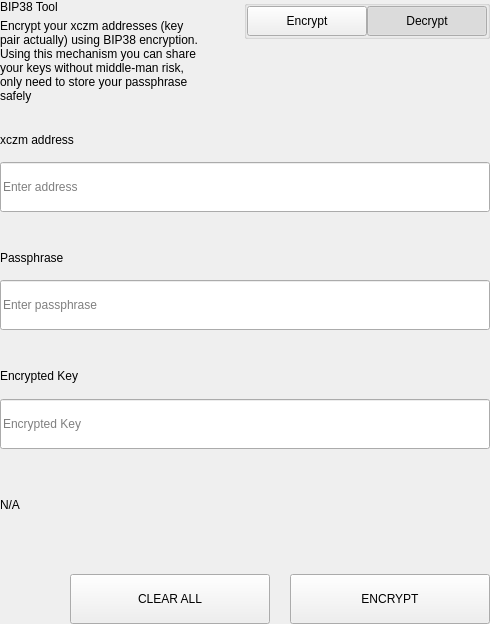
<?xml version="1.0" encoding="UTF-8"?>
<ui version="4.0">
 <class>SettingsBitToolWidget</class>
 <widget class="QWidget" name="SettingsBitToolWidget">
  <property name="geometry">
   <rect>
    <x>0</x>
    <y>0</y>
    <width>490</width>
    <height>624</height>
   </rect>
  </property>
  <property name="windowTitle">
   <string>Form</string>
  </property>
  <layout class="QVBoxLayout" name="verticalLayout">
   <property name="spacing">
    <number>0</number>
   </property>
   <property name="leftMargin">
    <number>0</number>
   </property>
   <property name="topMargin">
    <number>0</number>
   </property>
   <property name="rightMargin">
    <number>0</number>
   </property>
   <property name="bottomMargin">
    <number>0</number>
   </property>
   <item>
    <widget class="QWidget" name="left" native="true">
     <layout class="QVBoxLayout" name="verticalLayout_3">
      <property name="leftMargin">
       <number>0</number>
      </property>
      <property name="topMargin">
       <number>0</number>
      </property>
      <property name="rightMargin">
       <number>0</number>
      </property>
      <property name="bottomMargin">
       <number>0</number>
      </property>
      <item>
       <layout class="QVBoxLayout" name="verticalLayout_2">
        <property name="spacing">
         <number>0</number>
        </property>
        <item>
         <layout class="QHBoxLayout" name="horizontalLayout_3" stretch="3,1">
          <property name="spacing">
           <number>40</number>
          </property>
          <item>
           <layout class="QVBoxLayout" name="verticalLayoutTitle">
            <property name="spacing">
             <number>5</number>
            </property>
            <item>
             <widget class="QLabel" name="labelTitle">
              <property name="text">
               <string>BIP38 Tool</string>
              </property>
             </widget>
            </item>
            <item>
             <widget class="QLabel" name="labelSubtitle1">
              <property name="text">
               <string>Encrypt your xczm addresses (key pair actually) using BIP38 encryption.
Using this mechanism you can share your keys without middle-man risk, only need to store your passphrase safely</string>
              </property>
              <property name="wordWrap">
               <bool>true</bool>
              </property>
             </widget>
            </item>
           </layout>
          </item>
          <item alignment="Qt::AlignTop">
           <widget class="QGroupBox" name="groupBox">
            <property name="title">
             <string/>
            </property>
            <property name="alignment">
             <set>Qt::AlignLeading|Qt::AlignLeft|Qt::AlignTop</set>
            </property>
            <layout class="QHBoxLayout" name="horizontalLayout_4">
             <property name="spacing">
              <number>0</number>
             </property>
             <property name="leftMargin">
              <number>0</number>
             </property>
             <property name="topMargin">
              <number>0</number>
             </property>
             <property name="rightMargin">
              <number>0</number>
             </property>
             <property name="bottomMargin">
              <number>0</number>
             </property>
             <item>
              <spacer name="horizontalSpacer">
               <property name="orientation">
                <enum>Qt::Horizontal</enum>
               </property>
               <property name="sizeHint" stdset="0">
                <size>
                 <width>40</width>
                 <height>20</height>
                </size>
               </property>
              </spacer>
             </item>
             <item>
              <widget class="QPushButton" name="pushLeft">
               <property name="minimumSize">
                <size>
                 <width>120</width>
                 <height>30</height>
                </size>
               </property>
               <property name="maximumSize">
                <size>
                 <width>120</width>
                 <height>30</height>
                </size>
               </property>
               <property name="focusPolicy">
                <enum>Qt::NoFocus</enum>
               </property>
               <property name="text">
                <string>Encrypt</string>
               </property>
               <property name="checkable">
                <bool>true</bool>
               </property>
               <property name="autoExclusive">
                <bool>true</bool>
               </property>
              </widget>
             </item>
             <item>
              <widget class="QPushButton" name="pushRight">
               <property name="minimumSize">
                <size>
                 <width>120</width>
                 <height>30</height>
                </size>
               </property>
               <property name="maximumSize">
                <size>
                 <width>120</width>
                 <height>30</height>
                </size>
               </property>
               <property name="focusPolicy">
                <enum>Qt::NoFocus</enum>
               </property>
               <property name="text">
                <string>Decrypt</string>
               </property>
               <property name="checkable">
                <bool>true</bool>
               </property>
               <property name="checked">
                <bool>true</bool>
               </property>
               <property name="autoExclusive">
                <bool>true</bool>
               </property>
              </widget>
             </item>
            </layout>
           </widget>
          </item>
         </layout>
        </item>
        <item>
         <widget class="QStackedWidget" name="stackedWidget">
          <property name="currentIndex">
           <number>1</number>
          </property>
          <widget class="QWidget" name="pageDecrypt">
           <layout class="QVBoxLayout" name="verticalLayout_5">
            <property name="spacing">
             <number>0</number>
            </property>
            <property name="leftMargin">
             <number>0</number>
            </property>
            <property name="topMargin">
             <number>0</number>
            </property>
            <property name="rightMargin">
             <number>0</number>
            </property>
            <property name="bottomMargin">
             <number>0</number>
            </property>
            <item>
             <widget class="QWidget" name="widget" native="true">
              <property name="minimumSize">
               <size>
                <width>0</width>
                <height>100</height>
               </size>
              </property>
              <layout class="QVBoxLayout" name="verticalLayout_4">
               <property name="spacing">
                <number>0</number>
               </property>
               <property name="leftMargin">
                <number>0</number>
               </property>
               <property name="topMargin">
                <number>0</number>
               </property>
               <property name="rightMargin">
                <number>0</number>
               </property>
               <property name="bottomMargin">
                <number>0</number>
               </property>
               <item>
                <spacer name="verticalSpacer_2">
                 <property name="orientation">
                  <enum>Qt::Vertical</enum>
                 </property>
                 <property name="sizeType">
                  <enum>QSizePolicy::Fixed</enum>
                 </property>
                 <property name="sizeHint" stdset="0">
                  <size>
                   <width>20</width>
                   <height>20</height>
                  </size>
                 </property>
                </spacer>
               </item>
               <item>
                <layout class="QHBoxLayout" name="horizontalLayout_6" stretch="2">
                 <property name="spacing">
                  <number>0</number>
                 </property>
                 <item>
                  <layout class="QVBoxLayout" name="verticalLayout_7">
                   <property name="spacing">
                    <number>9</number>
                   </property>
                   <item>
                    <widget class="QLabel" name="labelSubtitleKey">
                     <property name="minimumSize">
                      <size>
                       <width>0</width>
                       <height>20</height>
                      </size>
                     </property>
                     <property name="maximumSize">
                      <size>
                       <width>16777215</width>
                       <height>20</height>
                      </size>
                     </property>
                     <property name="text">
                      <string>Encrypted key</string>
                     </property>
                    </widget>
                   </item>
                   <item>
                    <widget class="QLineEdit" name="lineEditKey">
                     <property name="minimumSize">
                      <size>
                       <width>0</width>
                       <height>50</height>
                      </size>
                     </property>
                     <property name="maximumSize">
                      <size>
                       <width>16777215</width>
                       <height>50</height>
                      </size>
                     </property>
                     <property name="placeholderText">
                      <string>Enter a encrypted key</string>
                     </property>
                    </widget>
                   </item>
                  </layout>
                 </item>
                </layout>
               </item>
               <item>
                <spacer name="verticalSpacer_3">
                 <property name="orientation">
                  <enum>Qt::Vertical</enum>
                 </property>
                 <property name="sizeType">
                  <enum>QSizePolicy::Fixed</enum>
                 </property>
                 <property name="sizeHint" stdset="0">
                  <size>
                   <width>20</width>
                   <height>20</height>
                  </size>
                 </property>
                </spacer>
               </item>
               <item>
                <layout class="QVBoxLayout" name="verticalLayout_9">
                 <property name="spacing">
                  <number>9</number>
                 </property>
                 <item>
                  <widget class="QLabel" name="labelSubtitlePassphrase">
                   <property name="maximumSize">
                    <size>
                     <width>16777215</width>
                     <height>20</height>
                    </size>
                   </property>
                   <property name="text">
                    <string>Passphrase</string>
                   </property>
                  </widget>
                 </item>
                 <item>
                  <widget class="QLineEdit" name="lineEditPassphrase">
                   <property name="minimumSize">
                    <size>
                     <width>0</width>
                     <height>50</height>
                    </size>
                   </property>
                   <property name="maximumSize">
                    <size>
                     <width>16777215</width>
                     <height>50</height>
                    </size>
                   </property>
                   <property name="placeholderText">
                    <string>Enter a passphrase</string>
                   </property>
                  </widget>
                 </item>
                </layout>
               </item>
               <item>
                <spacer name="verticalSpacer_4">
                 <property name="orientation">
                  <enum>Qt::Vertical</enum>
                 </property>
                 <property name="sizeType">
                  <enum>QSizePolicy::Fixed</enum>
                 </property>
                 <property name="sizeHint" stdset="0">
                  <size>
                   <width>20</width>
                   <height>20</height>
                  </size>
                 </property>
                </spacer>
               </item>
               <item>
                <widget class="QWidget" name="widget_3" native="true">
                 <property name="sizePolicy">
                  <sizepolicy hsizetype="Preferred" vsizetype="Fixed">
                   <horstretch>0</horstretch>
                   <verstretch>0</verstretch>
                  </sizepolicy>
                 </property>
                 <layout class="QVBoxLayout" name="verticalLayout_10">
                  <property name="spacing">
                   <number>9</number>
                  </property>
                  <property name="leftMargin">
                   <number>0</number>
                  </property>
                  <property name="topMargin">
                   <number>0</number>
                  </property>
                  <property name="rightMargin">
                   <number>0</number>
                  </property>
                  <property name="bottomMargin">
                   <number>0</number>
                  </property>
                  <item>
                   <widget class="QLabel" name="labelSubtitleDecryptResult">
                    <property name="minimumSize">
                     <size>
                      <width>0</width>
                      <height>20</height>
                     </size>
                    </property>
                    <property name="maximumSize">
                     <size>
                      <width>16777215</width>
                      <height>20</height>
                     </size>
                    </property>
                    <property name="text">
                     <string>Decrypted address result</string>
                    </property>
                   </widget>
                  </item>
                  <item>
                   <widget class="QWidget" name="widget_4" native="true">
                    <layout class="QHBoxLayout" name="horizontalLayout" stretch="6,0,1">
                     <property name="spacing">
                      <number>0</number>
                     </property>
                     <property name="leftMargin">
                      <number>0</number>
                     </property>
                     <property name="topMargin">
                      <number>0</number>
                     </property>
                     <property name="rightMargin">
                      <number>0</number>
                     </property>
                     <property name="bottomMargin">
                      <number>0</number>
                     </property>
                     <item alignment="Qt::AlignVCenter">
                      <widget class="QLineEdit" name="lineEditDecryptResult">
                       <property name="minimumSize">
                        <size>
                         <width>0</width>
                         <height>50</height>
                        </size>
                       </property>
                       <property name="maximumSize">
                        <size>
                         <width>16777215</width>
                         <height>50</height>
                        </size>
                       </property>
                       <property name="placeholderText">
                        <string>Decrypted Address</string>
                       </property>
                      </widget>
                     </item>
                     <item>
                      <spacer name="horizontalSpacer_4">
                       <property name="orientation">
                        <enum>Qt::Horizontal</enum>
                       </property>
                       <property name="sizeType">
                        <enum>QSizePolicy::Fixed</enum>
                       </property>
                       <property name="sizeHint" stdset="0">
                        <size>
                         <width>20</width>
                         <height>50</height>
                        </size>
                       </property>
                      </spacer>
                     </item>
                     <item>
                      <widget class="QPushButton" name="pushButtonImport">
                       <property name="minimumSize">
                        <size>
                         <width>140</width>
                         <height>40</height>
                        </size>
                       </property>
                       <property name="text">
                        <string>Import Address</string>
                       </property>
                      </widget>
                     </item>
                    </layout>
                   </widget>
                  </item>
                 </layout>
                </widget>
               </item>
               <item>
                <widget class="QLabel" name="statusLabel_DEC">
                 <property name="maximumSize">
                  <size>
                   <width>16777215</width>
                   <height>40</height>
                  </size>
                 </property>
                 <property name="text">
                  <string/>
                 </property>
                </widget>
               </item>
               <item>
                <spacer name="verticalSpacer">
                 <property name="orientation">
                  <enum>Qt::Vertical</enum>
                 </property>
                 <property name="sizeType">
                  <enum>QSizePolicy::Preferred</enum>
                 </property>
                 <property name="sizeHint" stdset="0">
                  <size>
                   <width>20</width>
                   <height>20</height>
                  </size>
                 </property>
                </spacer>
               </item>
               <item>
                <layout class="QHBoxLayout" name="horizontalLayout_7">
                 <property name="spacing">
                  <number>0</number>
                 </property>
                 <item>
                  <spacer name="horizontalSpacer_5">
                   <property name="orientation">
                    <enum>Qt::Horizontal</enum>
                   </property>
                   <property name="sizeType">
                    <enum>QSizePolicy::Expanding</enum>
                   </property>
                   <property name="sizeHint" stdset="0">
                    <size>
                     <width>40</width>
                     <height>20</height>
                    </size>
                   </property>
                  </spacer>
                 </item>
                 <item>
                  <widget class="QPushButton" name="pushButtonDecryptClear">
                   <property name="minimumSize">
                    <size>
                     <width>200</width>
                     <height>50</height>
                    </size>
                   </property>
                   <property name="maximumSize">
                    <size>
                     <width>200</width>
                     <height>50</height>
                    </size>
                   </property>
                   <property name="text">
                    <string>CLEAR</string>
                   </property>
                  </widget>
                 </item>
                 <item>
                  <spacer name="horizontalSpacer_3">
                   <property name="orientation">
                    <enum>Qt::Horizontal</enum>
                   </property>
                   <property name="sizeType">
                    <enum>QSizePolicy::Fixed</enum>
                   </property>
                   <property name="sizeHint" stdset="0">
                    <size>
                     <width>20</width>
                     <height>20</height>
                    </size>
                   </property>
                  </spacer>
                 </item>
                 <item>
                  <widget class="QPushButton" name="pushButtonDecrypt">
                   <property name="minimumSize">
                    <size>
                     <width>200</width>
                     <height>50</height>
                    </size>
                   </property>
                   <property name="maximumSize">
                    <size>
                     <width>200</width>
                     <height>50</height>
                    </size>
                   </property>
                   <property name="text">
                    <string>DECRYPT KEY</string>
                   </property>
                  </widget>
                 </item>
                </layout>
               </item>
              </layout>
             </widget>
            </item>
           </layout>
          </widget>
          <widget class="QWidget" name="pageEncrypt">
           <layout class="QVBoxLayout" name="verticalLayout_11">
            <property name="spacing">
             <number>0</number>
            </property>
            <property name="leftMargin">
             <number>0</number>
            </property>
            <property name="topMargin">
             <number>0</number>
            </property>
            <property name="rightMargin">
             <number>0</number>
            </property>
            <property name="bottomMargin">
             <number>0</number>
            </property>
            <item>
             <spacer name="verticalSpacer_8">
              <property name="orientation">
               <enum>Qt::Vertical</enum>
              </property>
              <property name="sizeType">
               <enum>QSizePolicy::Fixed</enum>
              </property>
              <property name="sizeHint" stdset="0">
               <size>
                <width>20</width>
                <height>20</height>
               </size>
              </property>
             </spacer>
            </item>
            <item>
             <widget class="QWidget" name="containerAddressEnc" native="true">
              <layout class="QVBoxLayout" name="containerAddressEncLayout">
               <property name="spacing">
                <number>5</number>
               </property>
               <property name="leftMargin">
                <number>0</number>
               </property>
               <property name="topMargin">
                <number>0</number>
               </property>
               <property name="rightMargin">
                <number>0</number>
               </property>
               <property name="bottomMargin">
                <number>0</number>
               </property>
               <item>
                <widget class="QLabel" name="labelSubtitleAddress">
                 <property name="minimumSize">
                  <size>
                   <width>0</width>
                   <height>20</height>
                  </size>
                 </property>
                 <property name="maximumSize">
                  <size>
                   <width>16777215</width>
                   <height>20</height>
                  </size>
                 </property>
                 <property name="text">
                  <string>xczm address</string>
                 </property>
                </widget>
               </item>
               <item>
                <widget class="QLineEdit" name="addressIn_ENC">
                 <property name="minimumSize">
                  <size>
                   <width>0</width>
                   <height>50</height>
                  </size>
                 </property>
                 <property name="placeholderText">
                  <string>Enter address</string>
                 </property>
                </widget>
               </item>
              </layout>
             </widget>
            </item>
            <item>
             <spacer name="verticalSpacer_6">
              <property name="orientation">
               <enum>Qt::Vertical</enum>
              </property>
              <property name="sizeType">
               <enum>QSizePolicy::Fixed</enum>
              </property>
              <property name="sizeHint" stdset="0">
               <size>
                <width>20</width>
                <height>20</height>
               </size>
              </property>
             </spacer>
            </item>
            <item>
             <widget class="QWidget" name="containerAddress" native="true">
              <layout class="QHBoxLayout" name="horizontalLayout_9" stretch="2">
               <property name="spacing">
                <number>0</number>
               </property>
               <property name="leftMargin">
                <number>0</number>
               </property>
               <property name="topMargin">
                <number>0</number>
               </property>
               <property name="rightMargin">
                <number>0</number>
               </property>
               <property name="bottomMargin">
                <number>0</number>
               </property>
               <item>
                <layout class="QVBoxLayout" name="verticalLayout_8">
                 <property name="spacing">
                  <number>5</number>
                 </property>
                 <item>
                  <widget class="QLabel" name="labelSubtitleMessage">
                   <property name="minimumSize">
                    <size>
                     <width>0</width>
                     <height>20</height>
                    </size>
                   </property>
                   <property name="maximumSize">
                    <size>
                     <width>16777215</width>
                     <height>20</height>
                    </size>
                   </property>
                   <property name="text">
                    <string>Passphrase</string>
                   </property>
                  </widget>
                 </item>
                 <item>
                  <widget class="QLineEdit" name="passphraseIn_ENC">
                   <property name="minimumSize">
                    <size>
                     <width>0</width>
                     <height>50</height>
                    </size>
                   </property>
                   <property name="maximumSize">
                    <size>
                     <width>16777215</width>
                     <height>50</height>
                    </size>
                   </property>
                   <property name="placeholderText">
                    <string>Enter passphrase</string>
                   </property>
                  </widget>
                 </item>
                </layout>
               </item>
              </layout>
             </widget>
            </item>
            <item>
             <spacer name="verticalSpacer_7">
              <property name="orientation">
               <enum>Qt::Vertical</enum>
              </property>
              <property name="sizeType">
               <enum>QSizePolicy::Fixed</enum>
              </property>
              <property name="sizeHint" stdset="0">
               <size>
                <width>20</width>
                <height>20</height>
               </size>
              </property>
             </spacer>
            </item>
            <item>
             <widget class="QWidget" name="widget_2" native="true">
              <property name="minimumSize">
               <size>
                <width>0</width>
                <height>75</height>
               </size>
              </property>
              <property name="maximumSize">
               <size>
                <width>16777215</width>
                <height>16777215</height>
               </size>
              </property>
              <layout class="QVBoxLayout" name="verticalLayout_6">
               <property name="leftMargin">
                <number>0</number>
               </property>
               <property name="topMargin">
                <number>0</number>
               </property>
               <property name="rightMargin">
                <number>0</number>
               </property>
               <property name="bottomMargin">
                <number>0</number>
               </property>
               <item>
                <widget class="QLabel" name="labelSubtitleEncryptedKey">
                 <property name="minimumSize">
                  <size>
                   <width>0</width>
                   <height>20</height>
                  </size>
                 </property>
                 <property name="maximumSize">
                  <size>
                   <width>16777215</width>
                   <height>20</height>
                  </size>
                 </property>
                 <property name="text">
                  <string>Encrypted Key</string>
                 </property>
                </widget>
               </item>
               <item>
                <widget class="QLineEdit" name="encryptedKeyOut_ENC">
                 <property name="minimumSize">
                  <size>
                   <width>0</width>
                   <height>50</height>
                  </size>
                 </property>
                 <property name="placeholderText">
                  <string>Encrypted Key</string>
                 </property>
                </widget>
               </item>
              </layout>
             </widget>
            </item>
            <item>
             <widget class="QLabel" name="statusLabel_ENC">
              <property name="text">
               <string notr="true">N/A</string>
              </property>
             </widget>
            </item>
            <item>
             <spacer name="verticalSpacer_5">
              <property name="orientation">
               <enum>Qt::Vertical</enum>
              </property>
              <property name="sizeType">
               <enum>QSizePolicy::Fixed</enum>
              </property>
              <property name="sizeHint" stdset="0">
               <size>
                <width>20</width>
                <height>20</height>
               </size>
              </property>
             </spacer>
            </item>
            <item>
             <layout class="QHBoxLayout" name="horizontalLayout_8">
              <property name="spacing">
               <number>0</number>
              </property>
              <item>
               <spacer name="horizontalSpacer_6">
                <property name="orientation">
                 <enum>Qt::Horizontal</enum>
                </property>
                <property name="sizeType">
                 <enum>QSizePolicy::Expanding</enum>
                </property>
                <property name="sizeHint" stdset="0">
                 <size>
                  <width>40</width>
                  <height>20</height>
                 </size>
                </property>
               </spacer>
              </item>
              <item>
               <widget class="QPushButton" name="pushButtonClear">
                <property name="minimumSize">
                 <size>
                  <width>200</width>
                  <height>50</height>
                 </size>
                </property>
                <property name="focusPolicy">
                 <enum>Qt::NoFocus</enum>
                </property>
                <property name="text">
                 <string>CLEAR ALL</string>
                </property>
               </widget>
              </item>
              <item>
               <spacer name="horizontalSpacer_2">
                <property name="orientation">
                 <enum>Qt::Horizontal</enum>
                </property>
                <property name="sizeType">
                 <enum>QSizePolicy::Fixed</enum>
                </property>
                <property name="sizeHint" stdset="0">
                 <size>
                  <width>20</width>
                  <height>20</height>
                 </size>
                </property>
               </spacer>
              </item>
              <item>
               <widget class="QPushButton" name="pushButtonEncrypt">
                <property name="minimumSize">
                 <size>
                  <width>200</width>
                  <height>50</height>
                 </size>
                </property>
                <property name="maximumSize">
                 <size>
                  <width>200</width>
                  <height>50</height>
                 </size>
                </property>
                <property name="focusPolicy">
                 <enum>Qt::NoFocus</enum>
                </property>
                <property name="text">
                 <string>ENCRYPT</string>
                </property>
               </widget>
              </item>
             </layout>
            </item>
           </layout>
          </widget>
         </widget>
        </item>
       </layout>
      </item>
     </layout>
    </widget>
   </item>
  </layout>
 </widget>
 <resources/>
 <connections/>
</ui>
